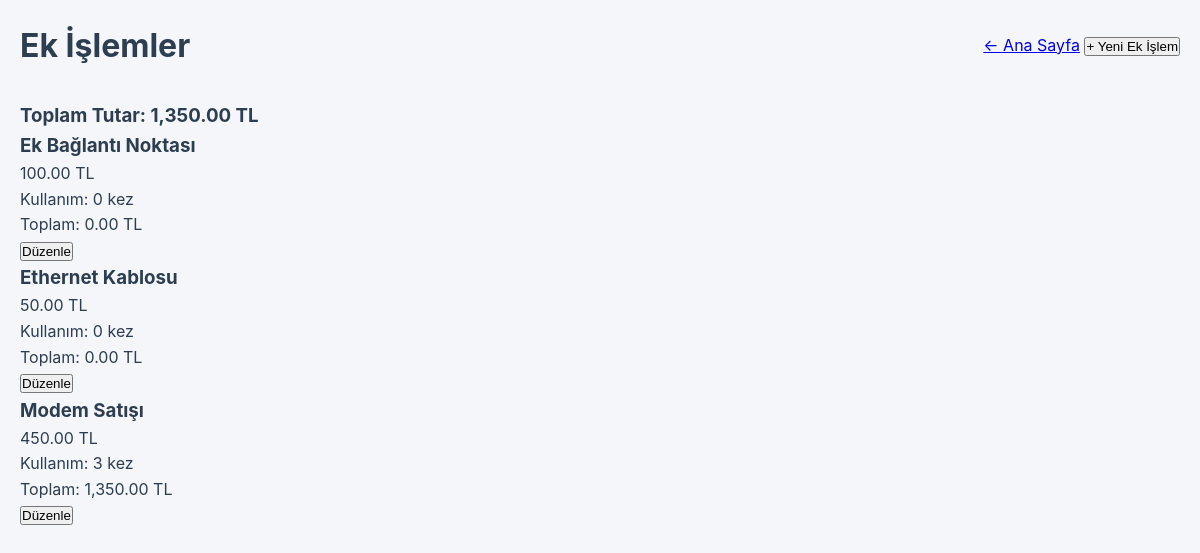
The app's page /ek-islemler.php (signed in) with its own data.
### tables this page shows
CREATE TABLE `ek_islem_turleri` (
  `id` int NOT NULL,
  `islem_adi` varchar(100) DEFAULT NULL,
  `fiyat` decimal(10,2) DEFAULT NULL
);

### ek-islemler.php (the view, shortened to what this page needs)
<?php
require 'config.php';
$ek_islemler = $db->query("
    SELECT eit.*,
           COUNT(b.id) as kullanim_sayisi,
           SUM(CASE WHEN b.id IS NOT NULL THEN eit.fiyat ELSE 0 END) as toplam_tutar
    FROM ek_islem_turleri eit
    LEFT JOIN basvurular b ON eit.id = b.ek_islem
    GROUP BY eit.id
    ORDER BY eit.islem_adi
")->fetchAll(PDO::FETCH_ASSOC);
$toplam = $db->query("
    SELECT SUM(eit.fiyat) as genel_toplam
    FROM basvurular b
    JOIN ek_islem_turleri eit ON b.ek_islem = eit.id
")->fetch(PDO::FETCH_ASSOC);
?>
<!DOCTYPE html>
<html lang="tr">
<head>
    <link rel="stylesheet" href="assets/style.css">
</head>
<body>
    <div class="container">
        <header>
            <h1>Ek İşlemler</h1>
            <div class="header-buttons">
                <a href="index.php" class="geri-btn">← Ana Sayfa</a>
                <?php if ($_SESSION['yetki'] == 'admin'): ?>
                    <button onclick="yeniEkIslem()" class="add-button">+ Yeni Ek İşlem</button>
                <?php endif; ?>
            </div>
        </header>
        <div class="ozet-bilgi">
            <h3>Toplam Tutar: <?= number_format($toplam['genel_toplam'], 2) ?> TL</h3>
        </div>
        <div class="ek-islem-list">
            <?php foreach($ek_islemler as $islem): ?>
                <div class="ek-islem-card">
                    <div class="ek-islem-header">
                        <h3><?= htmlspecialchars($islem['islem_adi']) ?></h3>
                        <span class="fiyat"><?= number_format($islem['fiyat'], 2) ?> TL</span>
                    </div>
                    <div class="ek-islem-body">
                        <p>Kullanım: <?= $islem['kullanim_sayisi'] ?> kez</p>
                        <p>Toplam: <?= number_format($islem['toplam_tutar'], 2) ?> TL</p>
                    </div>
                    <?php if ($_SESSION['yetki'] == 'admin'): ?>
                        <div class="ek-islem-actions">
                            <button onclick="ekIslemDuzenle(<?= $islem['id'] ?>)">Düzenle</button>
                        </div>
                    <?php endif; ?>
                </div>
            <?php endforeach; ?>
        </div>
    </div>
</body>
</html>

### assets/style.css (style rules this page uses)
:root { --primary: #2c3e50; --accent: #3498db; --success: #27ae60; --warning: #f39c12; --danger: #e74c3c; --card-bg: #ffffff; --bg: #f5f6fa; }
* { margin: 0; padding: 0; box-sizing: border-box; }
body { font-family: -apple-system, BlinkMacSystemFont, "Segoe UI", Roboto, "Helvetica Neue", Arial, sans-serif; background: var(--bg); color: #2c3e50; line-height: 1.6; }
.container { max-width: 1200px; margin: 0 auto; padding: 20px; }
header { display: flex; justify-content: space-between; align-items: center; margin-bottom: 30px; }

### records on screen
ek_islem_turleri: islem_adi "Ek Bağlantı Noktası", fiyat "100.00", kullanim_sayisi "0", toplam_tutar "0.00"
ek_islem_turleri: islem_adi "Ethernet Kablosu", fiyat "50.00", kullanim_sayisi "0", toplam_tutar "0.00"
ek_islem_turleri: islem_adi "Modem Satışı", fiyat "450.00", kullanim_sayisi "3", toplam_tutar "1,350.00"

### other values on screen
$toplam['genel_toplam'] "1,350.00"
